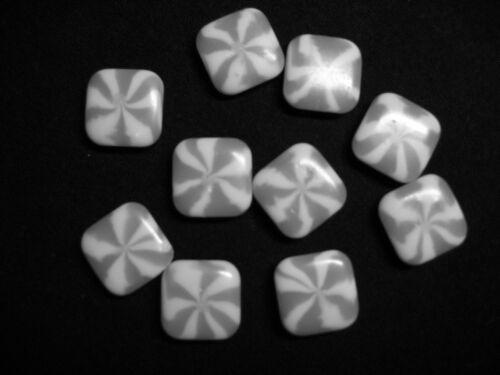
%> input picture MATLAB於影像處理的應用/IP/IP_2019(work)/4_Segmentation/watershed/candy.jpg, 500 x 375 px
$ octave watershed_distance.m   (GNU Octave 9; MATLAB toolbox functions it lacks are replaced by stand-ins)
%> lines starting %> are read from the running program, lines starting %| are printed output that depends on the picture; in (x1, y1, x2, y2) boxes, pixels count from 0 and x2, y2 are one past the last pixel; in counts of white or black regions, pixels touching at a corner belong together; the program's own positions count from 1
%% Watershed transform using distance transform

close all;clear all;clc

img = imread('candy.jpg');
%> img is the input picture: size 375x500 uint8; min 0, max 255, mean 52
figure,subplot(3,3,1),imshow(img),title('original')

%% some preprocessing to improve the result of the watershed transform

% convert to binary
imgBW = img < 50;
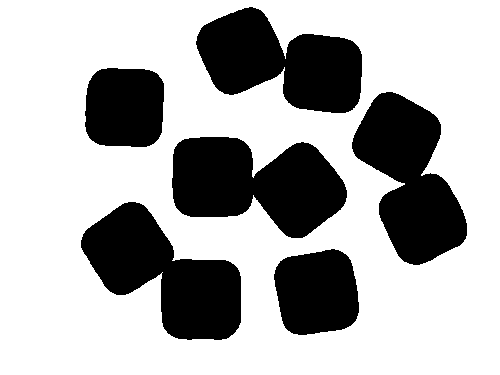
%> imgBW: size 375x500 logical; 69.3% white; 6 black regions, box (x1, y1, x2, y2) and area: (172, 137, 347, 238) 11979, (81, 202, 241, 340) 11705, (352, 92, 467, 265) 11287, (196, 7, 362, 113) 10963, (274, 249, 359, 335) 5967, (85, 68, 164, 147) 5612
subplot(3,3,2), imshow(imgBW), title('binary')

%% calculate the distance transform
% distance between that pixel and the nearest nonzero pixel of BW

[D,~] = bwdist(imgBW);
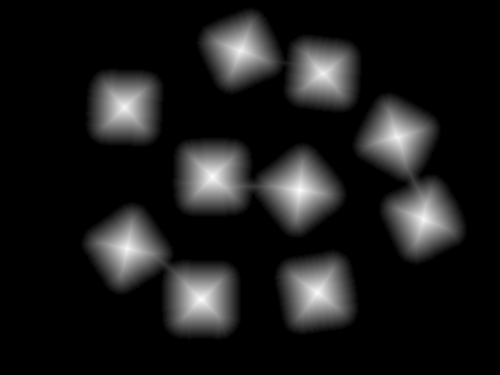
%> D: size 375x500 single; min 0, max 40, mean 4.2; drawn with min black and max white
subplot(3,3,3), imshow(D,[]), title('distance')

%% use negative of D because objects must be minima

DN = -D;
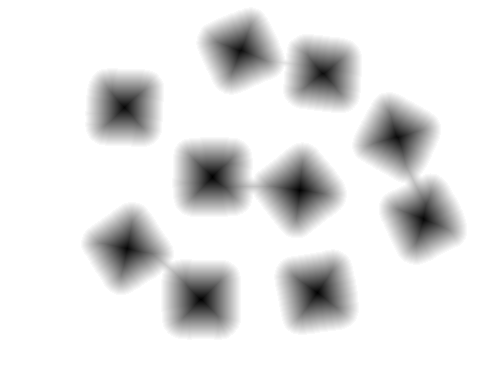
%> DN: size 375x500 single; min -40, max 0, mean -4.22; drawn with min black and max white
subplot(3,3,4), imshow(DN,[]),title('-D')

%% set the background to -inf to improve results

DN(imgBW) = -inf;
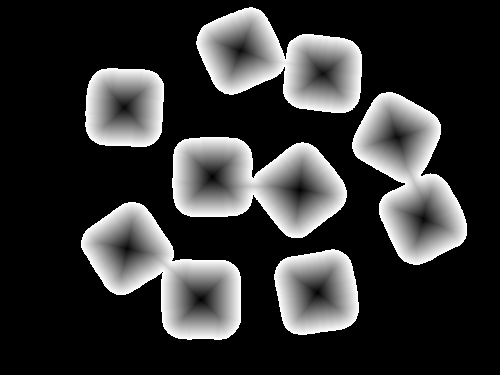
%> DN: size 375x500 single; 69.33% of the values are NaN or infinite; the others: min -40, max -1, mean -13.76; drawn with min black, max white, NaN and infinite black
subplot(3,3,5), imshow(DN,[]),title('-inf')

%% calculate watershed

L = watershed(DN);
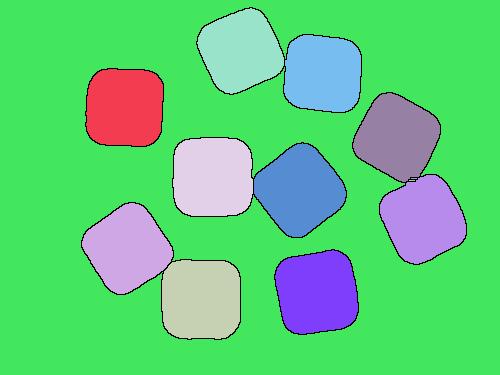
%> L: size 375x500 uint8; 14 distinct labels, from 0 to 13; one colour per label, 0 black
subplot(3,3,6), imshow(L,[]), title('labelmatrix');

%% assign colors to result

ws = label2rgb(L,'jet','w');
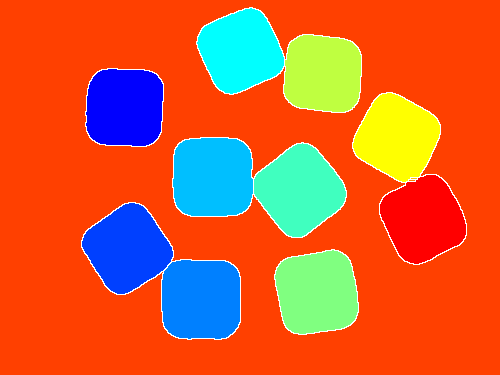
%> ws: size 375x500x3 uint8; mean R, G, B 206.7, 96.8, 52.9
subplot(3,3,7), imshow(ws), title('label2rgb');

%% turn the background into black and display result

result = ws;
index = repmat(imgBW,[1,1,3]);
result(index)= 0;
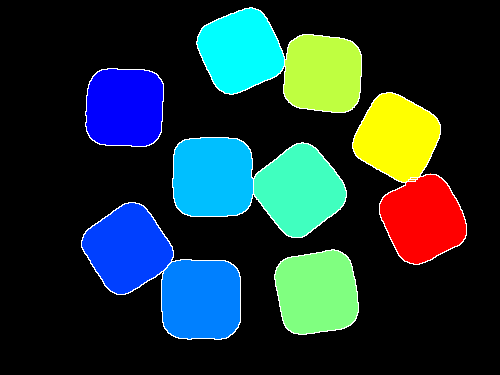
%> result: size 375x500x3 uint8; mean R, G, B 30, 52.5, 52.9
subplot(3,3,8), imshow(result), title('watershed segmentation');
